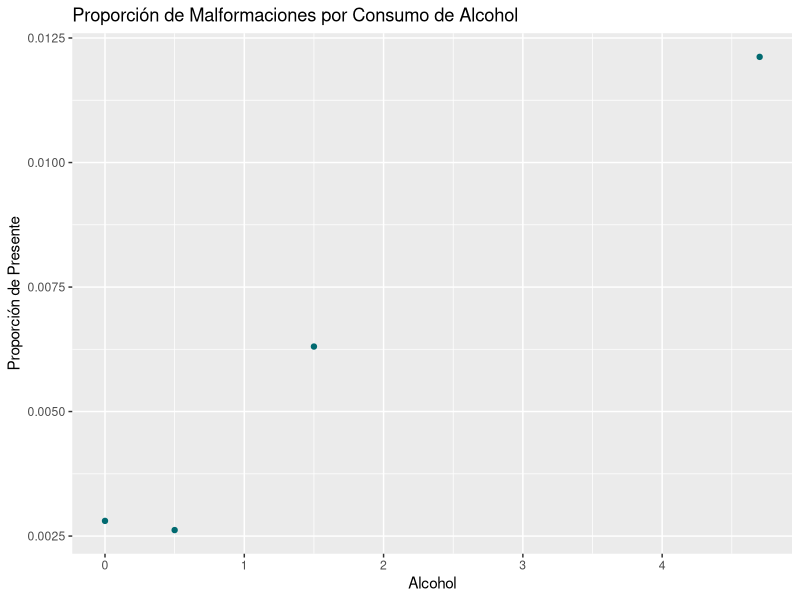
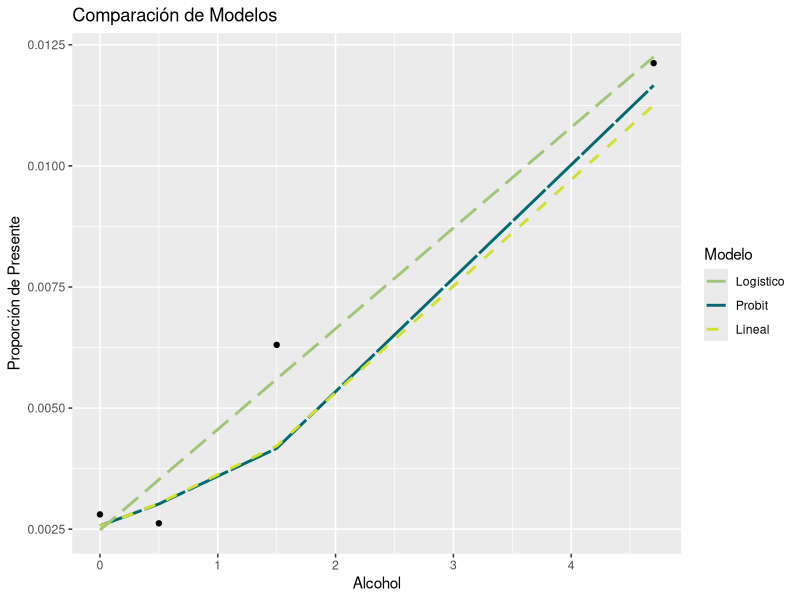
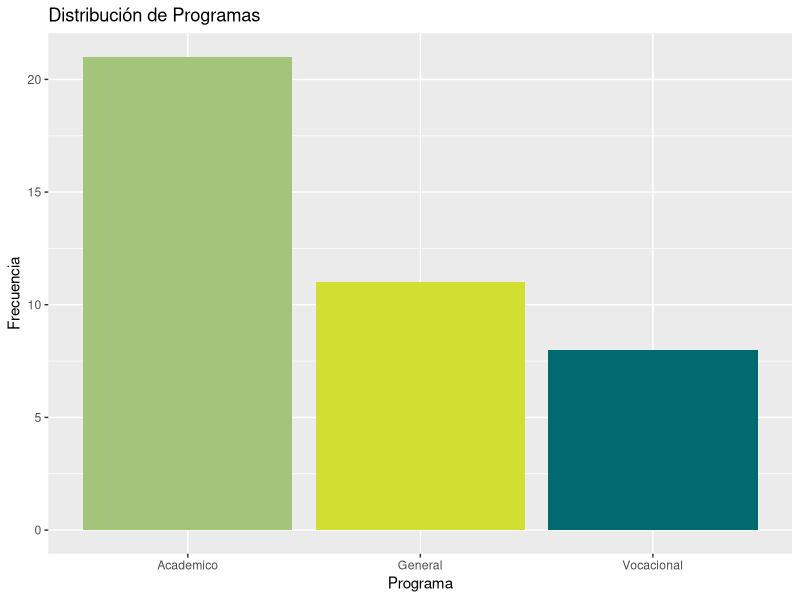

R code for these plots, in order:
# Cargar las bibliotecas necesarias
library(openxlsx)
library(dplyr)
library(ggplot2)
library(flexmix)
library(Metrics)

# Establecer el directorio de trabajo
setwd("C:\\Users\\sampi\\OneDrive\\Documentos\\UAO\\semestre_5\\Estadistica_2\\Stadistic\\miniproyecto_1")

colores <- c("#A2C579", "#D2DE32", "#FFFFDD", "#016A70")

# Leer los datos desde el archivo "Datos_MP1.xlsx" en la hoja "Datos_1"
datos_1 <- read.xlsx("Datos_MP1.xlsx", sheet = "Datos_1")
set.seed(1)

# Calcular la proporción de presente
datos_1$Proporcion.Presente <- datos_1$Frec.Presente / (datos_1$Frec.Presente + datos_1$Frec.Ausente)

# Crear el gráfico de dispersión inicial
ggplot(datos_1, aes(x = Alcohol, y = Proporcion.Presente)) +
  geom_point(color = colores[4]) +
  labs(
    title = "Proporción de Malformaciones por Consumo de Alcohol",
    x = "Alcohol",
    y = "Proporción de Presente"
  )

# Ajustar un modelo de regresión logística binomial (Modelo Logit)
modelo_logit <- glm(cbind(Frec.Presente, Frec.Ausente) ~ Alcohol, family = binomial(link = logit), data = datos_1)
summary(modelo_logit)
datos_1$Proporcion.Presente_Logistico <- fitted.values(modelo_logit)
predicciones_logit <- datos_1$Frec.Presente + datos_1$Frec.Ausente * datos_1$Proporcion.Presente_Logistico
rmse(datos_1$Proporcion.Presente, datos_1$Proporcion.Presente_Logistico)
BIC(modelo_logit)
#dispersiontest(modelo_logit)
#mod_logistico_3 <- glm(Proporcion.Presente ~ Alcohol, family = binomial(link = logit), data = datos_1, weights = Frec.Presente + Frec.Ausente)
#summary(mod_logistico_3)

# Ajustar un modelo de regresión logística binomial (Modelo Probit)
modelo_probit <- glm(cbind(Frec.Presente, Frec.Ausente) ~ Alcohol, family = binomial(link = "probit"), data = datos_1)
datos_1$Proporcion.Presente_Probit <- fitted.values(modelo_probit)
predicciones_probit <- datos_1$Frec.Presente + datos_1$Frec.Ausente * datos_1$Proporcion.Presente_Probit
rmse(datos_1$Proporcion.Presente, datos_1$Proporcion.Presente_Probit)
BIC(modelo_probit)


# Ajustar un modelo de regresión lineal
modelo_lineal <- lm(Proporcion.Presente ~ Alcohol, data = datos_1)
datos_1$Proporcion.Presente_Lineal <- fitted.values(modelo_lineal)
predicciones_lineal <- datos_1$Frec.Presente + datos_1$Frec.Ausente * datos_1$Proporcion.Presente_Lineal
rmse(datos_1$Proporcion.Presente, datos_1$Proporcion.Presente_Lineal)
BIC(modelo_lineal)

# Crear un gráfico de comparación de los tres modelos
ggplot(datos_1, aes(x = Alcohol)) +
  geom_line(aes(y = Proporcion.Presente_Logistico, color = "Logistico"), linetype = "F1", lwd = 1) +
  geom_line(aes(y = Proporcion.Presente_Probit, color = "Probit"), linetype = "dashed", lwd = 1) +
  geom_line(aes(y = Proporcion.Presente_Lineal, color = "Lineal"), linetype = "longdash", lwd = 1) +
  geom_point(aes(y = Proporcion.Presente)) +  
  labs(
    title = "Comparación de Modelos",
    x = "Alcohol",
    y = "Proporción de Presente"
  ) +
  scale_color_manual(
    values = c("Logistico" = colores[4], "Probit" = colores[2], "Lineal" = colores[1]),
    labels = c("Logístico", "Probit", "Lineal")
  ) +
  guides(
    color = guide_legend(title = "Modelo")
  )

datos_2 <- read.xlsx("Datos_MP1.xlsx", sheet = "Datos_2")
muestra <- datos_2 %>% sample_n(size = 40, replace = FALSE)

muestra %>%
  summarise(Promedio = mean(puntaje_mat, na.rm = TRUE),
            DE = sd(puntaje_mat, na.rm = TRUE),
            Mediana = median(puntaje_mat, na.rm = TRUE),
            CV = DE / Promedio * 100,
            Minimo = min(puntaje_mat, na.rm = TRUE),
            Maximo = max(puntaje_mat, na.rm = TRUE))

muestra %>%
  summarise(Promedio = mean(num_premios, na.rm = TRUE),
            DE = sd(num_premios, na.rm = TRUE),
            Mediana = median(num_premios, na.rm = TRUE),
            CV = DE / Promedio * 100,
            Minimo = min(num_premios, na.rm = TRUE),
            Maximo = max(num_premios, na.rm = TRUE))

table(muestra$programa)
ggplot(muestra, aes(x = factor(programa), fill = programa)) +
  geom_bar(stat = "count") + 
  scale_fill_manual(
    values = c("Academico" = colores[1], "General" = colores[2], "Vocacional" = colores[4])
  ) +
  labs(title = "Distribución de Programas",
       x = "Programa",
       y = "Frecuencia")+
  theme(legend.position = "none")

modelo_poisson <- glm(num_premios ~ programa + puntaje_mat ,family = poisson(link = "log"), data = datos_2)
summary(modelo_poisson)

datos_3 <- read.xlsx("Datos_MP1.xlsx", sheet = "Datos_3")
muestra3 <- datos_3 %>% sample_n(size = 11, replace = FALSE)
